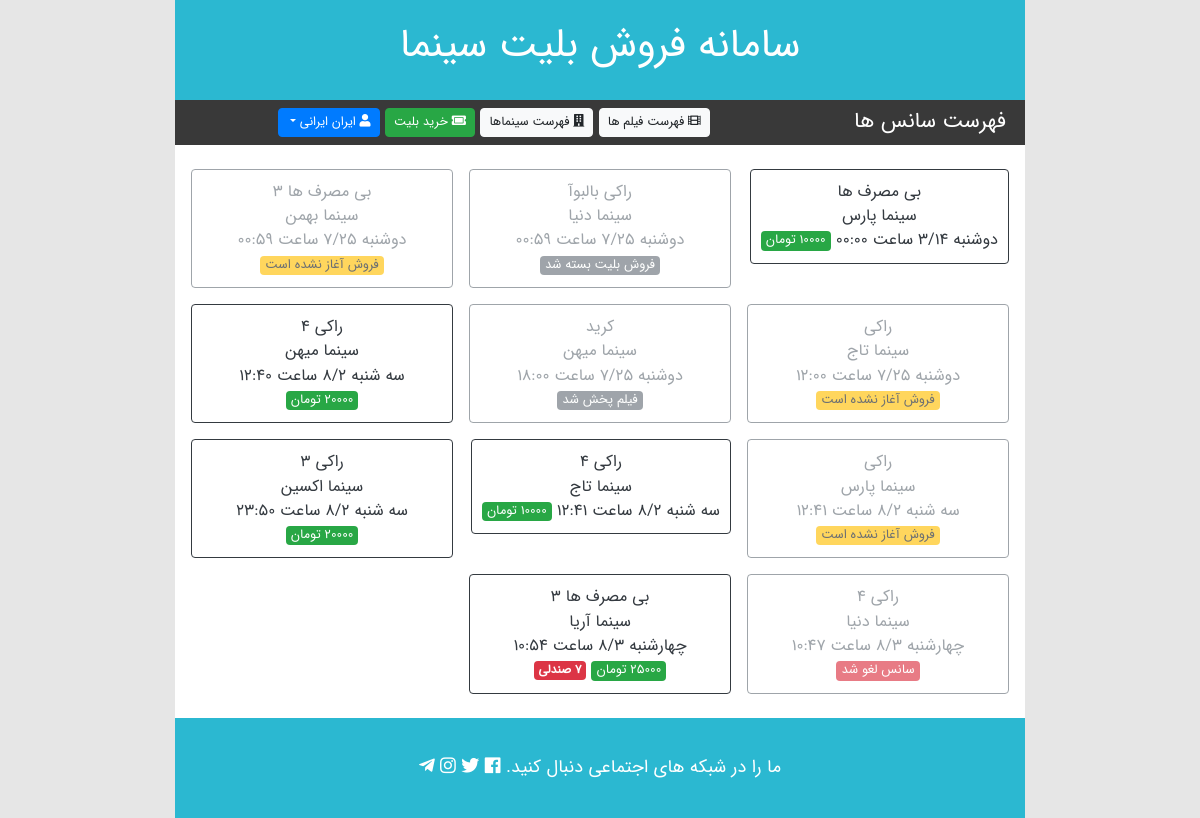
The page /ticketing/showtime/list/ (signed in) on the database its author committed.
### ticketing/models.py (models this page shows, shortened)
class ShowTime (models.Model):
    class Meta:
        verbose_name = 'زمان نمایش (سانس)'
        verbose_name_plural = 'زمان نمایش (سانس)'
    movie = models.ForeignKey(
        'Movie', on_delete=models.PROTECT, verbose_name='فیلم')
    cinema = models.ForeignKey(
        'Cinema', on_delete=models.PROTECT, verbose_name='سینما')
    start_time = models.DateTimeField('زمان آغاز نمایش')
    price = models.IntegerField('قیمت')
    salable_seats = models.IntegerField('صندلی های قابل فروش')
    free_seats = models.IntegerField('صندلی های خالی')
    SALE_NOT_STARTED = 1
    SALE_OPEN = 2
    TICKETS_SOLDOUT = 3
    SALE_CLOSED = 4
    MOVIE_PLAYED = 5
    SHOW_CANCELED = 6
    status_choices = {
        (SALE_NOT_STARTED, 'فروش آغاز نشده است'),
        (SALE_OPEN, 'در حال فروش بلیت'),
        (TICKETS_SOLDOUT, 'بلیت تمام شده'),
        (SALE_CLOSED, 'فروش بلیت بسته شد'),
        (MOVIE_PLAYED, 'فیلم پخش شد'),
        (SHOW_CANCELED, 'سانس لغو شد')
    }
    status = models.IntegerField(
        'وضعیت', choices=status_choices, default=SALE_NOT_STARTED)
    def get_price_display(self):
        return '{} تومان'.format(self.price)

class Movie (models.Model):
    class Meta:
        verbose_name = 'فیلم'
        verbose_name_plural = 'فیلم'
    name = models.CharField('نام', max_length=100)
    director = models.CharField('کارگردان', max_length=50)
    year = models.IntegerField('سال ساخت')
    length = models.IntegerField('مدت زمان')
    description = models.TextField('فرانمود')
    poster = models.ImageField('پوستر', upload_to='movie_posters/')
    def __str__(self):
        return self.name

class Cinema (models.Model):
    class Meta:
        verbose_name = 'سینما'
        verbose_name_plural = 'سینما'
    cinema_id = models.IntegerField('کد سینما', primary_key=True)
    name = models.CharField('نام', max_length=50)
    city = models.CharField('شهر', max_length=30, default='اهواز')
    capacity = models.IntegerField('گنجایش')
    phone = models.CharField(
        'شماره تلفن', max_length=20, null=True, blank=True)
    address = models.TextField('آدرس')
    image = models.ImageField(
        '', upload_to='cinema_images/', null=True, blank=True)
    def __str__(self):
        return self.name

### ticketing/views.py (the view)
# urls.py: path('showtime/list/', views.showtime_list, name='showtime_list'),
@login_required
def showtime_list(request):
    showtimes = ShowTime.objects.all().order_by('start_time')
    context = {
        'showtimes': showtimes
    }
    return render(request, 'ticketing/showtime_list.html', context)

### ticketing/templates/ticketing/showtime_list.html (shortened to what this page needs)
{% extends "ticketing/base_page.html" %}
{% load static %}
{% block toolbar_title %}
فهرست سانس ها
{% endblock %}
{% block main_content %}
    <div class="row">
        <div class="col py-3">
            {% if showtimes %}
                <div class="row px-2">
                    {% for showtime in showtimes %}
                    <div class="col-4 px-2 py-2">
                        <a href="#" class="showtime-box btn
                        {% if showtime.status != showtime.SALE_OPEN %}
                            disabled btn-outline-secondary
                        {% else %}
                            btn-outline-dark
                        {% endif %}
                        ">
                            <span>
                                {{showtime.movie}}
                            </span>
                            <br>
                            <span>
                                سینما {{showtime.cinema}}
                            </span>
                            <br>
                            <span>
                                {{ showtime.start_time|date:"l n/j ساعت H:i"}}
                            </span>
                            <span class="showtime-status badge
                            {% if showtime.status == showtime.SALE_NOT_STARTED %}
                                badge-warning
                            {% elif showtime.status == showtime.SHOW_CANCELED %}
                                badge-danger
                            {% elif showtime.status == showtime.SALE_OPEN %}
                                badge-success
                            {% else %}
                                badge-secondary
                            {% endif %}
                            ">
                                {% if showtime.status == showtime.SALE_OPEN %}
                                    {{ showtime.get_price_display }}
                                {% else %}
                                    {{ showtime.get_status_display}}
                                {% endif %}
                            </span>
                            {% if showtime.status == showtime.SALE_OPEN and showtime.salable_seats < 10 %}
                                <span class="badge badge-danger">
                                    {{ showtime.salable_seats }}
                                    صندلی
                                </span>
                            {% endif %}
                        </a>
                    </div>
                    {% endfor %}
                </div>
            {% else %}
                <div class="alert alert-danager">
                    سانسی برای نمایش نیست.
                </div>
            {% endif %}
        </div>
    </div>
{% endblock %}

### ticketing/templates/ticketing/base_page.html (shortened to what this page needs)
{% load static %}
<!DOCTYPE html>
<html lang="fa-IR" dir="rtl">
<head>
    <link rel="stylesheet" href="/static/ticketing/css/bootstrap.css">
    <link rel="stylesheet" href="/static/ticketing/css/font-awesome.css">
    <link rel="stylesheet" href="/static/ticketing/css/style.css">
</head>
<body>
    <div class="container" id="container">
        <div class="row align-items-center" id="header">
            <div class="col text-center">
                <h1>سامانه فروش بلیت سینما</h1>
            </div>
        </div>
        <div class="row align-items-center py-2" id="toolbar">
            <div class="col-3">
                <h4 class="px-1">
                    {% block toolbar_title %} {% endblock %}
                </h4>
            </div>
            {% block toolbar_buttons %}
            <div class="col-9 text-left">
                <div class="col text-center">
                    <a class="btn btn-light py-1 px-2" href="{% url 'ticketing:movie_list' %}"> <i
                            class="fas fa-film"></i> فهرست فیلم ها
                    </a>
                    <a class="btn btn-light py-1 px-2" href="{% url 'ticketing:cinema_list' %}"><i
                            class="fas fa-building"></i> فهرست سینماها
                    </a>
                    <a class="btn btn-success py-1 px-2" href="{% url 'ticketing:showtime_list' %}">
                        <i class="fas fa-ticket-alt"></i>
                        خرید بلیت
                    </a>
                    {% if user.is_authenticated %}
                    <div class="dropdown">
                        <a href="#" class="btn btn-primary dropdown-toggle py-1 px-2" id="user-button"
                            data-toggle="dropdown" aria-haspopup="true" aria-expanded="false">
                            <i class="fas fa-user"></i>
                            {{ user.get_full_name }}
                        </a>
                    </div>
                    {% else %}
                    <a href="{% url 'accounts:login' %}" class="btn btn-primary py-1 px-3 mr-3">
                        <i class="fas fa-sign-in-alt"></i>
                        ورود
                    </a>
                    {% endif %}
                    {% endblock %}
                </div>
            </div>
        </div>
        {% block main_content %} {% endblock %}
        <div class="row align-items-center" id="footer">
            <div class="col text-center">
                <span>
                    ما را در شبکه های اجتماعی دنبال کنید.
                    <a href="#" class="social-media-icon">
                        <i class="fab fa-facebook"></i>
                    </a>
                    <a href="#" class="social-media-icon">
                        <i class="fab fa-twitter"></i>
                    </a>
                    <a href="#" class="social-media-icon">
                        <i class="fab fa-instagram"></i>
                    </a>
                    <a href="#" class="social-media-icon">
                        <i class="fab fa-telegram-plane"></i>
                    </a>
                </span>
            </div>
        </div>
    </div>
</body>
</html>

### ticketing/static/ticketing/css/style.css (style rules this page uses)
body { direction: rtl; text-align: right; font-family: IRANSansWeb; font-size: 18px !important; margin: 0; background-color: #e6e6e6; }
#container { max-width: 850px; margin: 0 auto; background-color: #ffffff; }
#header { background-color: #2bb8d1; color: #ffffff; height: 100px; }
#toolbar { background-color: #393939; color: #ffffff; min-height: 30px; }
#toolbar h4 { font-size: 1.2em; margin: 0; }
#toolbar .btn { font-size: 0.7em; }
#toolbar div.dropdown { display: inline-block; }
#footer { background-color: #2bb8d1; color: #ffffff; height: 100px; }
a.social-media-icon { color: inherit !important; text-decoration: none !important; }
.showtime-box { padding: 10px; font-size: 0.9em; }
.showtime-box .showtime-status { font-size: 0.8em; font-weight: normal; }

### rows shown on the page
ShowTime: movie "بی مصرف ها", cinema "پارس", start_time "دوشنبه 3/14 ساعت 00:00", price "10000 تومان"
ShowTime: movie "راکی بالبوآ", cinema "دنیا", start_time "دوشنبه 7/25 ساعت 00:59", status "فروش بلیت بسته شد"
ShowTime: movie "بی مصرف ها 3", cinema "بهمن", start_time "دوشنبه 7/25 ساعت 00:59", status "فروش آغاز نشده است"
ShowTime: movie "راکی", cinema "تاج", start_time "دوشنبه 7/25 ساعت 12:00", status "فروش آغاز نشده است"
ShowTime: movie "کرید", cinema "میهن", start_time "دوشنبه 7/25 ساعت 18:00", status "فیلم پخش شد"
ShowTime: movie "راکی ۴", cinema "میهن", start_time "سه شنبه 8/2 ساعت 12:40", price "20000 تومان"
ShowTime: movie "راکی", cinema "پارس", start_time "سه شنبه 8/2 ساعت 12:41", status "فروش آغاز نشده است"
ShowTime: movie "راکی ۴", cinema "تاج", start_time "سه شنبه 8/2 ساعت 12:41", price "10000 تومان"
ShowTime: movie "راکی ۳", cinema "اکسین", start_time "سه شنبه 8/2 ساعت 23:50", price "20000 تومان"
ShowTime: movie "راکی ۴", cinema "دنیا", start_time "چهارشنبه 8/3 ساعت 10:47", status "سانس لغو شد"
ShowTime: movie "بی مصرف ها 3", cinema "آریا", start_time "چهارشنبه 8/3 ساعت 10:54", price "25000 تومان", salable_seats "7"

### other values the page prints
{{ user.get_full_name }} "ایران ایرانی"
